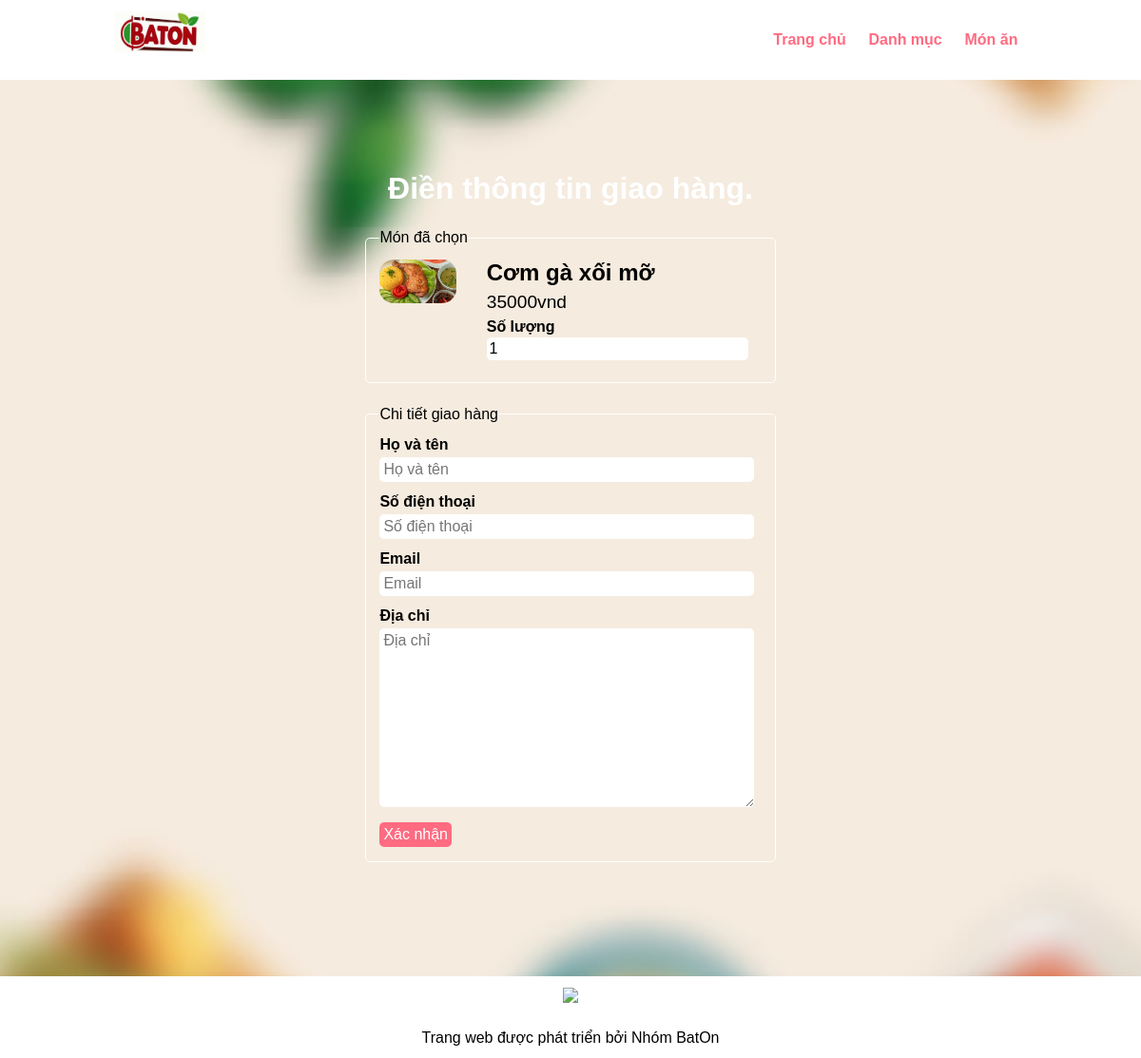
Screenshot of /order.php?food_id=10 with the database file from the repository.
### tables this page shows
CREATE TABLE `tbl_food` (
  `id` int(10) UNSIGNED NOT NULL,
  `title` varchar(100) NOT NULL,
  `description` text NOT NULL,
  `price` int(10) NOT NULL,
  `image_name` varchar(255) NOT NULL,
  `category_id` int(10) UNSIGNED NOT NULL,
  `featured` varchar(10) NOT NULL,
  `active` varchar(10) NOT NULL
);

### order.php (the view, shortened to what this page needs)
<?php include('partials-front/menu.php'); ?>
<?php
if (isset($_GET['food_id'])) {
  $food_id = $_GET['food_id'];
  $sql = "SELECT * FROM tbl_food WHERE id=$food_id";
  $res = mysqli_query($conn, $sql);
  $count = mysqli_num_rows($res);
  if ($count == 1) {
    $row = mysqli_fetch_assoc($res);
    $title = $row['title'];
    $price = $row['price'];
    $image_name = $row['image_name'];
  } else {
    header('location:' . SITEURL);
  }
} else {
  header('location:' . SITEURL);
}
?>
<section class="food-search">
  <div class="container">
    <h2 class="text-center text-white">Điền thông tin giao hàng.</h2>
    <form action="" method="POST" class="order">
      <fieldset>
        <legend>Món đã chọn</legend>
        <div class="food-menu-img">
          <?php
          if ($image_name == "") {
            include('partials-front/no-image.php');
          } else {
            ?>
            <img src="<?php echo SITEURL; ?>images/food/<?php echo $image_name; ?>" alt="<?php echo $title; ?>"
              class="img-responsive img-curve">
            <?php
          }
          ?>
        </div>
        <div class="food-menu-desc">
          <h3>
            <?php echo $title; ?>
          </h3>
          <p class="food-price">
            <?php echo $price; ?>vnd
          </p>
          <div class="order-label">Số lượng</div>
          <input type="number" name="qty" class="input-responsive" value="1" required>
        </div>
      </fieldset>
      <fieldset>
        <legend>Chi tiết giao hàng</legend>
        <div class="order-label">Họ và tên</div>
        <input type="text" name="full-name" placeholder="Họ và tên" class="input-responsive" required>
        <div class="order-label">Số điện thoại</div>
        <input type="tel" name="contact" placeholder="Số điện thoại" class="input-responsive" required>
        <div class="order-label">Email</div>
        <input type="email" name="email" placeholder="Email" class="input-responsive" required>
        <div class="order-label">Địa chỉ</div>
        <textarea name="address" rows="10" placeholder="Địa chỉ" class="input-responsive" required></textarea>
        <input type="submit" name="submit" value="Xác nhận" class="btn btn-primary">
      </fieldset>
    </form>
  </div>
</section>
<?php include('partials-front/footer.php'); ?>

### css/style.css (style rules this page uses)
* { margin: 0 0; padding: 0 0; font-family: Arial, Helvetica, sans-serif; }
.container { width: 80%; margin: 0 auto; padding: 1%; }
.img-responsive { width: 100%; aspect-ratio: 16 / 9; }
.img-curve { border-radius: 15px; }
.text-center { text-align: center; }
.text-white { color: white; }
.btn { padding: 1%; border: none; font-size: 1rem; border-radius: 5px; }
.btn-primary { background-color: #ff6b81; color: white; cursor: pointer; }
h2 { color: #2f3542; font-size: 2rem; margin-bottom: 2%; }
h3 { font-size: 1.5rem; }
fieldset { border: 1px solid white; margin: 5%; padding: 3%; border-radius: 5px; }
.food-search { background-image: url(../images/bg1.png); background-size: cover; background-repeat: no-repeat; background-position: center; padding: 7% 0; }
.food-menu-img { width: 20%; float: left; }
.food-menu-desc { width: 70%; float: left; margin-left: 8%; }
.food-price { font-size: 1.2rem; margin: 2% 0; }
.order { width: 50%; margin: 0 auto; }
.input-responsive { width: 96%; padding: 1%; margin-bottom: 3%; border: none; border-radius: 5px; font-size: 1rem; }
.order-label { margin-bottom: 1%; font-weight: bold; }

### rows the page displays
tbl_food: image_name (picture), title "Cơm gà xối mỡ", price "35000"
